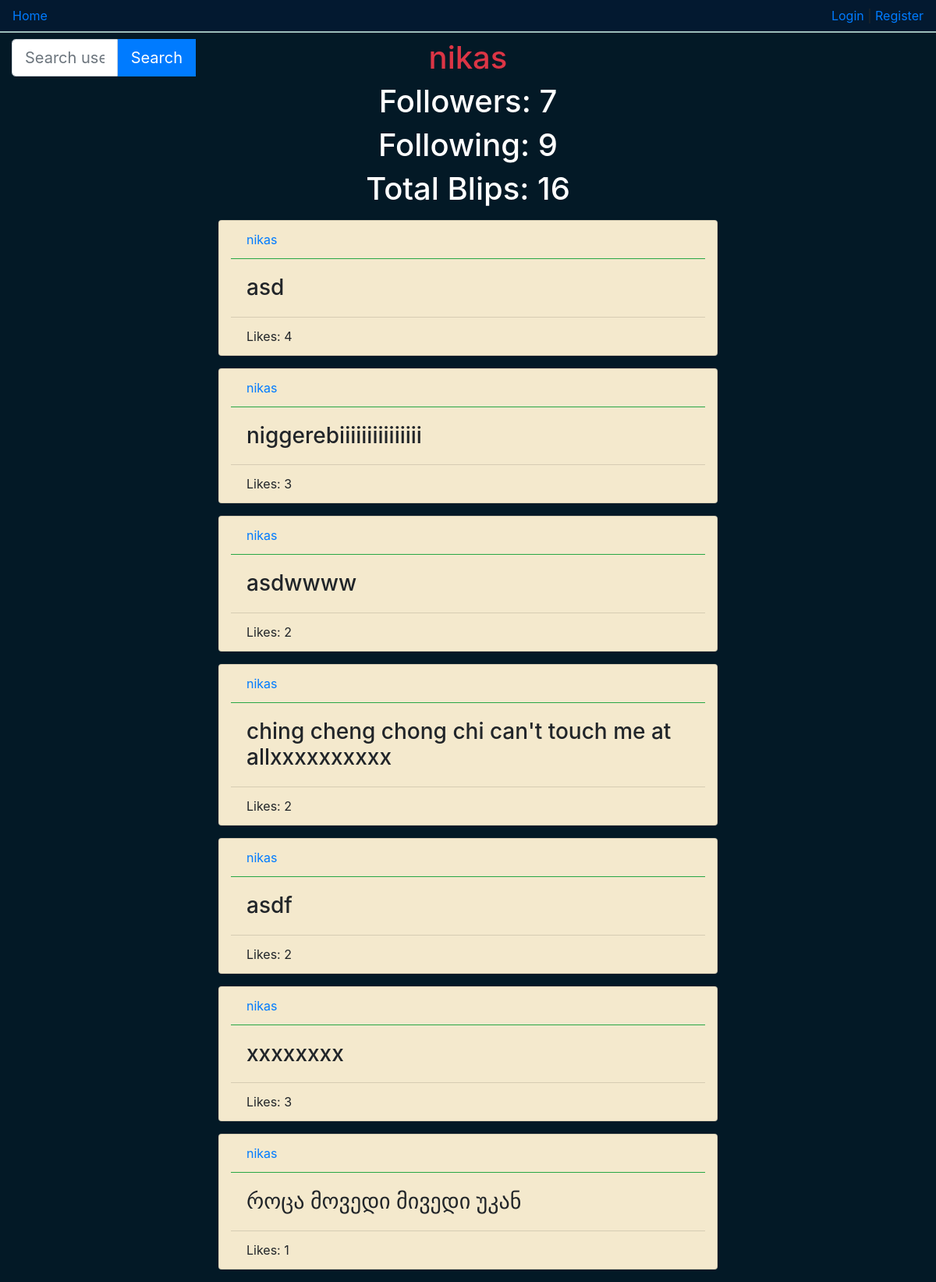
The page /profile/2 on the database its author committed.
### account/models.py (models this page shows, shortened)
class Account(AbstractBaseUser):
    email 			= models.EmailField(verbose_name="email", max_length=60, unique=True)
    username 		= models.CharField(max_length=30, unique=True)
    date_joined		= models.DateTimeField(verbose_name='date joined', auto_now_add=True)
    last_login		= models.DateTimeField(verbose_name='last login', auto_now=True)
    is_admin		= models.BooleanField(default=False)
    is_active		= models.BooleanField(default=True)
    is_staff		= models.BooleanField(default=False)
    is_superuser	= models.BooleanField(default=False)
    followers       = models.ManyToManyField('self', related_name="u_followers", symmetrical=False)
    following       = models.ManyToManyField('self', related_name="u_following", symmetrical=False)
    USERNAME_FIELD 	= 'username'
    REQUIRED_FIELDS = ['email']
    objects = MyAccountManager()
    def __str__(self):
        return self.username

### main/models.py (models this page shows, shortened)
class Post(models.Model):
    poster = models.ForeignKey(Account, on_delete=models.CASCADE)
    content = models.TextField(default='', max_length=255)
    likes = models.IntegerField(default=0)
    date_posted = models.DateTimeField(verbose_name='date posted', auto_now=True)
    likers = models.ManyToManyField(Account, related_name="likers")
    objects = models.Manager()

### main/views.py (the view)
# urls.py: path('profile/<id>', views.profile_view, name='profile'),
def profile_view(request, id):
    context={
    }
    page_num = request.GET.get('page',1)
    try:
        user = Account.objects.get(id=id)
        posts = Post.objects.filter(poster=user)
        context['user_profile'] = user
        try:
            page = Paginator(posts, posts_per_page).page(page_num)
        except EmptyPage:
            page = Paginator(posts, posts_per_page).page(1)
        context['posts'] = page
        context['posts_count'] = posts.count()
    except ObjectDoesNotExist:
        messages.warning(request, 'Account not found!')
        return redirect('/')
    return render(request, 'home.html', context)

### main/templates/home.html (shortened to what this page needs)
{% extends "index.html" %}
{% block content %}
<div>
    <div class="mb-3 postBar">
    {% if user_profile %}
        <div style="text-align: center;">
            <h1 class="text-danger">{{user_profile.username}}</h1>
            <h1 class="text-white">Followers: {{user_profile.followers.all.count}}</h1>
            <h1 class="text-white">Following: {{user_profile.following.all.count}}</h1>
            <h1 class="text-white">Total Blips: {{posts_count}}</h1>
        </div>
    {% endif %}
    </div>
    <div class="infinite-container">
        {% for post in posts %}
        <div class="card container mb-3 infinite-item" style="max-width: 40rem;">
            <div class="card-header bg-transparent border-success">
                <div class="d-flex justify-content-between">
                    <a href="/profile/{{post.poster.id}}">{{post.poster}}</a>
                </div>
            </div>
            <div class="card-body ">
                <h3 class="card-text">{{ post.content }}</h3>
            </div>
            <div class="card-footer bg-transparent border-success=">
            <div class="d-flex justify-content-between">
                <span id="{{post.id}}">Likes: {{ post.likes }}</span>
            </div>
            </div>
        </div>
        {% endfor %}
    </div>
</div>
{% endblock content %}

### main/templates/home.html (style rules this page uses)
.postBar { text-align: center; min-width: 40rem; }
.infinite-item { background-color: #F4E9CD; }

### templates/index.html (style rules this page uses)
body { background-color: #031926; }

### rows shown on the page
Account: username "nikas", followers.all.count "7", following.all.count "9"
Post: poster "nikas", content "asd", likes "4"
Post: poster "nikas", content "niggerebiiiiiiiiiiiiiii", likes "3"
Post: poster "nikas", content "asdwwww", likes "2"
Post: poster "nikas", content "ching cheng chong chi can't touch me at allxxxxxxxxxx", likes "2"
Post: poster "nikas", content "asdf", likes "2"
Post: poster "nikas", content "xxxxxxxx", likes "3"
Post: poster "nikas", content "როცა მოვედი მივედი უკან", likes "1"

### other values the page prints
{{ posts_count }} "16"
